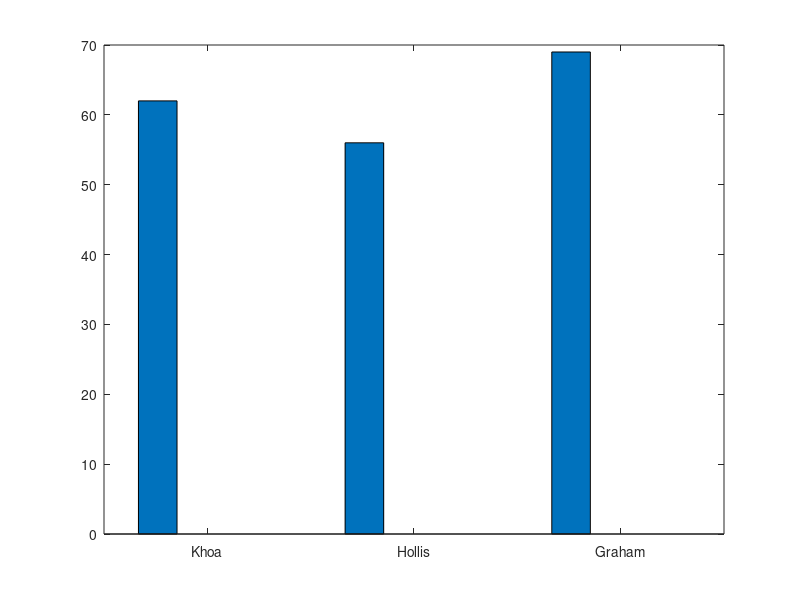

This chart was generated by the following MATLAB code:
function pizza_decider
khoa_score = 0;
hollis_score = 0;
graham_score = 0;
current_round = 0;
scoreboard = zeros(3);

while(1)
if current_round < 6 
        khoa_score = khoa_score + randi([0 3],1)
        hollis_score = hollis_score + randi([0 3],1)
        graham_score = graham_score + randi([0 3],1)
        pause(1);
        current_round = current_round + 1;
        
        figure(1)
        scoreboard(1) = khoa_score;
        scoreboard(2) = hollis_score;
        scoreboard(3) = graham_score;
        bar([1,2,3],scoreboard);
        set(gca,'XTickLabel',{'Khoa','Hollis','Graham'})
end
    
if current_round < 11 && current_round > 5
        khoa_score = khoa_score + randi([0 5],1)
        hollis_score = hollis_score + randi([0 5],1)
        graham_score = graham_score + randi([0 5],1)
        pause(1);
        current_round = current_round + 1;
        
        scoreboard(1) = khoa_score;
        scoreboard(2) = hollis_score;
        scoreboard(3) = graham_score;
        bar([1,2,3],scoreboard)
        set(gca,'XTickLabel',{'Khoa','Hollis','Graham'})
end
    
if current_round < 21 && current_round > 10
        khoa_score = khoa_score + randi([0 10],1)
        hollis_score = hollis_score + randi([0 10],1)
        graham_score = graham_score + randi([0 10],1)
        pause(1);
        current_round = current_round + 1;
        
        scoreboard(1) = khoa_score;
        scoreboard(2) = hollis_score;
        scoreboard(3) = graham_score;
        bar([1,2,3],scoreboard)
        set(gca,'XTickLabel',{'Khoa','Hollis','Graham'})
end

if current_round == 21
    break
end
end
end